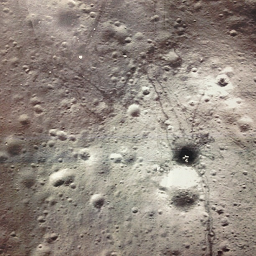
#> input picture luna1.png, 256 x 256 px
$ python TestForPOC.py   (older library calls are emulated)
#> lines starting #> are read from the running program, lines starting #| are printed output that depends on the picture
### WarpFunction.py
import cv2
import numpy as np
import matplotlib.pyplot as plt # matplotlibの描画系
import math

def poc2warp(cx,cy,dx,dy,theta,scale):
    cs = scale * math.cos(theta)
    sn = scale * math.sin(theta)

    Rot = np.float32([[cs, sn, 0],[-sn, cs,0],[0,0,1]])
    center_Trans = np.float32([[1,0,cx],[0,1,cy],[0,0,1]])
    center_iTrans = np.float32([[1,0,-cx],[0,1,-cy],[0,0,1]])
    cRot = np.dot(np.dot(center_Trans,Rot),center_iTrans)
    Trans = np.float32([[1,0,dx],[0,1,dy],[0,0,1]])
    Affine = np.dot(cRot,Trans)
    return Affine


def Warp_4dof(Img,dx,dy,theta,scale):
    rows,cols = Img.shape
    cy, cx = rows/2.0 ,cols/2.0
    Affine = poc2warp(cy,cx,dx,dy,theta,scale)
    outImg = cv2.warpPerspective(Img, Affine, (cols,rows), cv2.INTER_LINEAR)
    return outImg


# [15 lines left out: functions affine2poc, MoveCenterOfImage, not called in this run]

### POC.py
# Phase Correlation to Estimate Pose
import cv2
import numpy as np
import matplotlib.pyplot as plt # matplotlibの描画系
import math
from PhaseCorrelation import *
from WarpFunction import *

def POC(a,b):
    imshowflag = 1 # show the processing image
    a = a.astype(np.float32)
    b = b.astype(np.float32)
    height,width = a.shape
    hann = cv2.createHanningWindow((height, width),cv2.CV_64F)
    # rhann = np.sqrt(hann)

    # Windowing and FFT
    G_a = np.fft.fft2(a*hann)
    G_b = np.fft.fft2(b*hann)


    # 1. Get Rotation and Scaling Error
    # 1.1: Frequency Whitening
    LA = np.fft.fftshift(np.log(np.absolute(G_a)+1))
    LB = np.fft.fftshift(np.log(np.absolute(G_b)+1))
    # 1.2: Log polar
    cx = width / 2
    cy = height / 2
    Mag = width/math.log(width)
    LPA = cv2.logPolar(LA, (cy, cx), Mag, cv2.INTER_LINEAR)
    LPB = cv2.logPolar(LB, (cy, cx), Mag, cv2.INTER_LINEAR)

    # 1.3: Filtering
    # --------------- Tuning parameter ----------------
    lpmin_tuning = 1/2.0 # default 1/2
    lpmax_tuning = 0.8   # default 0.8
    # -------------------------------------------------
    LPmin = math.floor(Mag*math.log(lpmin_tuning*width/2.0/math.pi))
    LPmax = math.floor(Mag*math.log(width*lpmax_tuning/2))
    assert LPmax > LPmin, 'Invalid condition!\n Enlarge lpmax tuning parameter or lpmin_tuning parameter'
    Tile = np.repeat([0.0,1.0,0.0],[LPmin-1,LPmax-LPmin+1,width-LPmax])
    Mask = np.tile(Tile,[height,1])
    LPA_filt = LPA*Mask
    LPB_filt = LPB*Mask

    # 1.4: Phase Correlate to Get Rotation and Scaling
    Diff,peak = cv2.phaseCorrelate(LPA_filt,LPB_filt)
    Diff,peak = PhaseCorrelation(LPA_filt,LPB_filt)
    # print('DXDY',Diff,'peak',peak)

    #  Final output of scale and rotation
    theta1 = 360 * Diff[1] / height; # deg
    theta2 = theta1 + 180; # deg theta ambiguity
    invscale = math.pow(float(width),Diff[0]/float(width))
    # print('Theta? ',-theta1,'Scale ',1/invscale)

    # 2.1: Correct rotation and scaling
    b1 = Warp_4dof(b,0,0,theta1*math.pi/180,invscale)
    b2 = Warp_4dof(b,0,0,theta2*math.pi/180,invscale)

    # 2.2 : Translation estimation
    diff1, peak1 = PhaseCorrelation(a,b1)
    diff2, peak2 = PhaseCorrelation(a,b2)
    # You can also use cv2.phaseCorrelate(a,b1)

    # 2.3: Compare peaks and choose true rotational error
    if peak1 > peak2:
        Trans = diff1
        peak = peak1
        theta = -theta1
    else:
        Trans = diff2
        peak = peak2
        theta = -theta2

    if theta > 180:
        theta -= 360
    elif theta < -180:
        theta += 360

    if 0:
        # Imshow
        plt.subplot(5,2,1)
        plt.imshow(LA,vmin=LA.min(), vmax=LA.max())
        plt.subplot(5,2,2)
        plt.imshow(LB,vmin=LB.min(), vmax=LB.max())
        plt.subplot(5,2,3)
        plt.imshow(LPA,vmin=LPA.min(), vmax=LPA.max(),cmap="gray")
        plt.subplot(5,2,4)
        plt.imshow(LPB, vmin=LPB.min(), vmax=LPB.max(),cmap="gray")
        plt.subplot(5,2,5)
        plt.imshow(LPA_filt,vmin=LPA_filt.min(), vmax=LPA_filt.max(),cmap="gray")
        plt.subplot(5,2,6)
        plt.imshow(LPB_filt, vmin=LPB_filt.min(), vmax=LPB_filt.max(),cmap="gray")
        plt.subplot(5,2,7)
        plt.imshow(b1,vmin=b1.min(), vmax=b1.max(),cmap="gray")
        plt.subplot(5,2,8)
        plt.imshow(b2, vmin=b2.min(), vmax=b2.max(),cmap="gray")

    return [Trans[0],Trans[1],theta,1/invscale] , peak

### PhaseCorrelation.py
import cv2
import numpy as np
import matplotlib.pyplot as plt # matplotlibの描画系
import math

# Get peak point
def CenterOfGravity(mat):
    hei,wid = mat.shape
    Tile=np.arange(wid,dtype=float)-(wid-1.0)/2.0
    Tx = np.tile(Tile,[hei,1]) # Ty = Tx.T
    Sum = np.sum(mat)
    #print(mat)
    Ax = np.sum(mat*Tx)/Sum
    Ay = np.sum(mat*Tx.T)/Sum
    return [Ay,Ax]

# Weighted Center Of Gravity
def WeightedCOG(mat):
    if mat.size == 0:
        print("Skip subpixel estimation!")
        Res = [0,0]
    else:
        peak = mat.max()
        newmat = mat*(mat>peak/10)
        Res = CenterOfGravity(newmat)
    return Res

# Phase Correlation
def PhaseCorrelation(a, b):
    height,width = a.shape
    #dt = a.dtype # data type
    # Windowing
    hann_ = cv2.createHanningWindow((height, width),cv2.CV_64F)
    #hann = hann_.astype(dt) # convert to correspoinding dtype
    rhann = np.sqrt(hann_)
    rhann = hann_

    # FFT
    G_a = np.fft.fft2(a*rhann)
    G_b = np.fft.fft2(b*rhann)
    conj_b = np.ma.conjugate(G_b)
    R = G_a*conj_b
    R /= np.absolute(R)
    r = np.fft.fftshift(np.fft.ifft2(R).real)
    # Get result and Interpolation
    DY,DX = np.unravel_index(r.argmax(), r.shape)
    # Subpixel Accuracy
    boxsize = 5
    box = r[DY-int((boxsize-1)/2):DY+int((boxsize-1)/2)+1,DX-int((boxsize-1)/2):DX+int((boxsize-1)/2)+1] # x times x box
    #TY,TX= CenterOfGravity(box)
    TY,TX= WeightedCOG(box)
    sDY = TY+DY
    sDX = TX+DX
    # Show the result
    # print('DX=',width/2-sDX,'DY=',height/2-sDY)
    # print('CorrelationVal=',r[DY,DX])
    plt.imshow(r,vmin=r.min(), vmax=r.max())
    return [width/2-sDX,height/2-sDY],r[DY,DX]

### TestForPOC.py
# Test for POC
import cv2
import numpy as np
import matplotlib.pyplot as plt # matplotlibの描画系
import math
# Library For Evaluation
from POCLibrary import *


# Read image
ref = cv2.imread('luna1.png',0)
#> ref: shape (256, 256); min 0, max 254, mean 139.4
plt.imshow(ref,cmap="gray")

# reference parameter
rdx = 10
rdy = -10
rtheta = 10/180*math.pi
rscale = 1.2
compared = Warp_4dof(ref,rdx,rdy,rtheta,rscale)

# show two image
plt.subplot(1,2,1)
plt.imshow(ref,cmap='gray')
plt.title('reference')
plt.subplot(1,2,2)
plt.imshow(compared,cmap="gray")
plt.title('compared')

# Evaluation
# transfer
ref = np.float64(ref)
compared = np.float64(compared)

# Look at result
POC(ref,compared)
#> in POC, `LPB = cv2.logPolar(LB, (cy, cx), Mag, cv2.INTER_LINEAR)`:
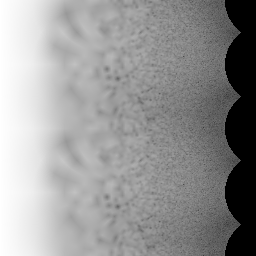
#> LPB: shape (256, 256) float64; min 0, max 15.21, mean 8.96; drawn with min black and max white
#> in POC, `LPB_filt = LPB*Mask`:
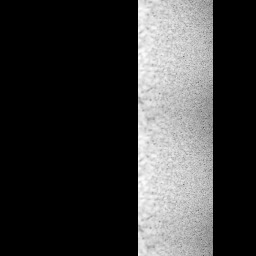
#> LPB_filt: shape (256, 256) float64; min 0, max 10.16, mean 2.31; drawn with min black and max white
#> in POC, `Diff,peak = cv2.phaseCorrelate(LPA_filt,LPB_filt)`: Diff = (-68, 45); peak = 0.309
#> in PhaseCorrelation, `rhann = np.sqrt(hann_)`:
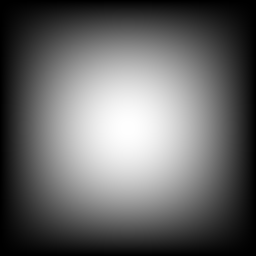
#> hann_: shape (256, 256) float64; min 0, max 1, mean 0.402
#> in PhaseCorrelation, `r = np.fft.fftshift(np.fft.ifft2(R).real)`:
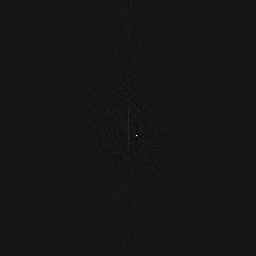
#> r: shape (256, 256) float64; min -0.0355, max 0.374, mean 1.53e-05; drawn with min black and max white
#> in PhaseCorrelation, `DY,DX = np.unravel_index(r.argmax(), r.shape)`: DY = 135; DX = 136
#> in PhaseCorrelation, `box = r[DY-int((boxsize-1)/2):DY+int((boxsize-1)/2)+1,DX-int((boxsize-..`: box = [[-0.003, 0.011, -0.00938, -0.0158, -0.0119], [0.00463, 0.0173, -0.00575, -0.0247, 0.00617], [0.0113, 0.0114, 0.374, 0.144, -0.0355], [0.0102, 0.0097, 0.0599, -0.00526, 9.26e-05], [0.0135, -0.00394, -0.0279, -0.0196, -0.00994]]
#> in WeightedCOG, `peak = mat.max()`: peak = 0.374
#> in WeightedCOG, `newmat = mat*(mat>peak/10)`: newmat = [[0, 0, 0, 0, 0], [0, 0, 0, 0, 0], [0, 0, 0.374, 0.144, 0], [0, 0, 0.0599, 0, 0], [0, 0, 0, 0, 0]]
#> in CenterOfGravity, `Sum = np.sum(mat)`: Sum = 0.578
#> in CenterOfGravity, `Ax = np.sum(mat*Tx)/Sum`: Ax = 0.249
#> in CenterOfGravity, `Ay = np.sum(mat*Tx.T)/Sum`: Ay = 0.104
#> in WeightedCOG, `Res = CenterOfGravity(newmat)`: Res = [0.104, 0.249]
#> in PhaseCorrelation, `TY,TX= WeightedCOG(box)`: TY = 0.104; TX = 0.249
#> in PhaseCorrelation, `sDY = TY+DY`: sDY = 135.1
#> in PhaseCorrelation, `sDX = TX+DX`: sDX = 136.2
#> in POC, `Diff,peak = PhaseCorrelation(LPA_filt,LPB_filt)`: Diff = [-8.25, -7.1]; peak = 0.374
#> in POC, `theta1 = 360 * Diff[1] / height;`: theta1 = -9.99
#> in POC, `theta2 = theta1 + 180;`: theta2 = 170
#> in POC, `invscale = math.pow(float(width),Diff[0]/float(width))`: invscale = 0.836
#> call 2 of Warp_4dof, with dx = 0, dy = 0, theta = -0.174, scale = 0.836
#> in Warp_4dof (call 2), `Affine = poc2warp(cy,cx,dx,dy,theta,scale)`: Affine = [[0.824, -0.145, 41.14], [0.145, 0.824, 4], [0, 0, 1]]
#> in Warp_4dof (call 2), `outImg = cv2.warpPerspective(Img, Affine, (cols,rows), cv2.INTER_LINEAR)`:
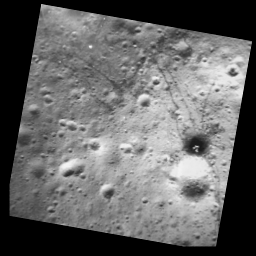
#> outImg: shape (256, 256) float32; min 0, max 248.8, mean 100.8
#> call 3 of Warp_4dof, with dx = 0, dy = 0, theta = 2.97, scale = 0.836
#> in Warp_4dof (call 3), `Affine = poc2warp(cy,cx,dx,dy,theta,scale)`: Affine = [[-0.824, 0.145, 214.9], [-0.145, -0.824, 252], [0, 0, 1]]
#> in Warp_4dof (call 3), `outImg = cv2.warpPerspective(Img, Affine, (cols,rows), cv2.INTER_LINEAR)`:
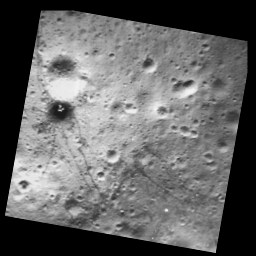
#> outImg: shape (256, 256) float32; min 0, max 248.8, mean 100.8
#> in POC, `diff1, peak1 = PhaseCorrelation(a,b1)`: diff1 = [10.11, -10.09]; peak1 = 0.749
#> in PhaseCorrelation (call 3), `r = np.fft.fftshift(np.fft.ifft2(R).real)`:
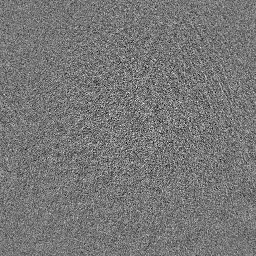
#> r: shape (256, 256) float64; min -0.0177, max 0.0201, mean 1.53e-05; drawn with min black and max white
#> in PhaseCorrelation (call 3), `DY,DX = np.unravel_index(r.argmax(), r.shape)`: DY = 114; DX = 109
#> in PhaseCorrelation (call 3), `box = r[DY-int((boxsize-1)/2):DY+int((boxsize-1)/2)+1,DX-int((boxsize-..`: box = [[-0.00934, -0.00438, 0.00513, -0.00112, 0.00251], [-0.00132, 0.000864, 0.00356, 0.00837, 0.00409], [0.0046, -0.00555, 0.0201, 0.00536, 0.0011], [-0.00251, -0.00589, 0.00219, -0.00065, 0.00493], [-0.00352, -0.00386, 0.000823, 0.00825, 0.00421]]
#> in PhaseCorrelation (call 3), `TY,TX= WeightedCOG(box)`: TY = 0.01; TX = 0.604
#> in PhaseCorrelation (call 3), `sDY = TY+DY`: sDY = 114
#> in PhaseCorrelation (call 3), `sDX = TX+DX`: sDX = 109.6
#> in POC, `diff2, peak2 = PhaseCorrelation(a,b2)`: diff2 = [18.4, 13.99]; peak2 = 0.0201
#> in POC, `Trans = diff1`: Trans = [10.11, -10.09]
#> in POC, `peak = peak1`: peak = 0.749
#> in POC, `theta = -theta1`: theta = 9.99
plt.show()
